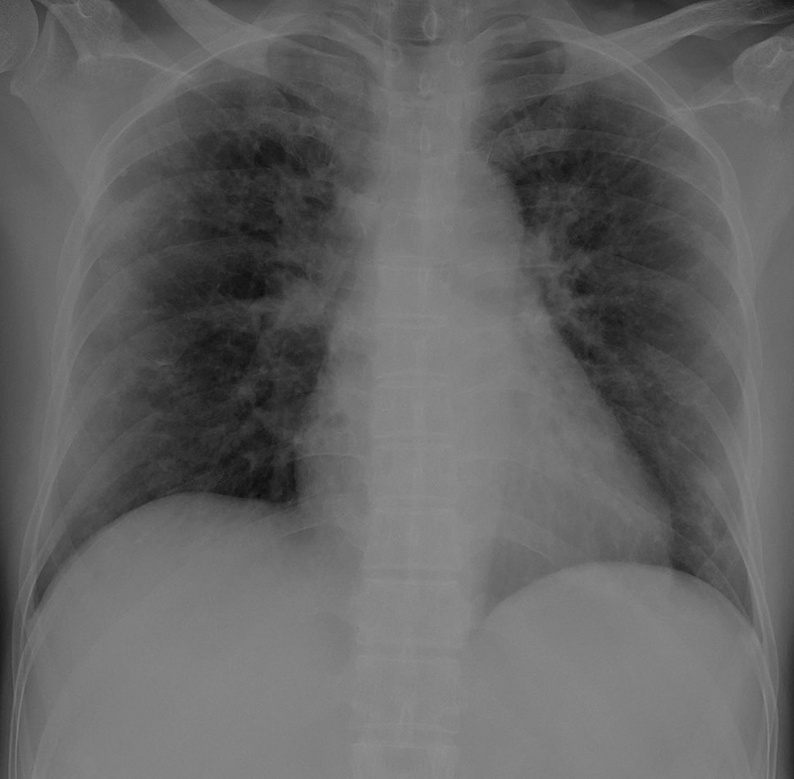
#> input picture dataset/covid/027.jpg, 794 x 779 px, shrunk from 968 x 950 before the run, found by its file name; its folder holds only this picture in this run; the run also reads 1 picture not shown here
$ jupyter execute 01_03_Preprocesing.ipynb   (shell and % lines are left out)   (text cells are left out)
#> lines starting #> are read from the running program, lines starting #| are printed output that depends on the picture; pictures that were not available may be replaced by others from this repository, and a replacement may not be noted
[cell 1]
from google.colab import drive as drive
drive.mount('/content/drive')

[cell 2]
# Access a public Github repos
# !rm -rf /content/COVID19_Pneumonia_Normal_Chest_Xray_PA # remove git clone
%cd '/content'

[cell 3]
import pandas as pd
import numpy as np
import os
import matplotlib.pyplot as plt
import cv2
from PIL import Image

[cell 4]
# @title
def DataSetSummary (local_path, tabs):
  # Take list of files & folders in local folder
  all_items = os.listdir(local_path)

  # Filter folder list
  folders = [item for item in all_items if os.path.isdir(os.path.join(local_path, item))]

  # Print summary information if folders > 0:
  if(len(folders) > 0):
    indent = '\t' * tabs
    print("{}Tổng số thư mục: {}".format(indent, len(folders)))
    for folder in folders:
      folder_path = os.path.join(local_path, folder)
      files_in_folder = len(os.listdir(folder_path))
      print("{}-Thư mục: {}, Số tệp: {}".format(indent, folder, files_in_folder))
      DataSetSummary(folder_path, tabs+1)

# DataSetSummary(local_path, 0)

[cell 5]
# import os

# Hierarchical local folder in Colab
repository_folder = ["COVID19_Pneumonia_Normal_Chest_Xray_PA"]

for folder in repository_folder:
    local_path = '/content/' + folder + '/dataset'
    DataSetSummary(local_path, 0)
    local_path = '/content/' + folder + '/sample'
    DataSetSummary(local_path, 0)

[cell 6]
%cd /content/drive/MyDrive/Colab Notebooks/Thesis/01_00_01

[cell 7]
# Set the path to your dataset
# dataset_path = '/content/COVID19_Pneumonia_Normal_Chest_Xray_PA/sample'
dataset_path = '/content/COVID19_Pneumonia_Normal_Chest_Xray_PA/dataset'

[cell 8]
import os

class Image:
    def __init__(self, path, label):
        # self.image = cv2.imread(path) # directly read
        self.path = path # only directory
        self.label = label

def load_images_from_folder(dataset_path):
    images = []
    # labels = [] # direct
    for class_name in os.listdir(dataset_path):
        class_folder_path = os.path.join(dataset_path, class_name)
        if os.path.isdir(class_folder_path):
            for image_name in os.listdir(class_folder_path):
                image_path = os.path.join(class_folder_path, image_name)
                img = Image(image_path, class_name)
                images.append(img)
#> pass 2 of the loop in load_images_from_folder, `for class_name in os.listdir(dataset_path):`:
                # labels.append(img.label) # direct
    # return images, labels # direct
    return images

images = load_images_from_folder(dataset_path)
# for class_name, imgs in images.items():
#     for img in imgs:
#         print(f"Path: {img.path}, Label: {img.label}")

[cell 9]
def load_images_from_folder(dataset_path, images_per_class=None):
    images = {}
    for class_name in os.listdir(dataset_path):
        class_folder_path = os.path.join(dataset_path, class_name)
        if os.path.isdir(class_folder_path):
            count = 0
            images[class_name] = []
            for image_name in os.listdir(class_folder_path):
                if images_per_class is None or count < images_per_class:
                    image_path = os.path.join(class_folder_path, image_name)
                    img = Image(image_path, class_name)
                    images[class_name].append(img)
                    count += 1
#> pass 2 of the loop in load_images_from_folder, `for class_name in os.listdir(dataset_path):`:
    return images

def imshow(images, images_per_class=None):
#> called with images_per_class = 10
    for class_name, imgs in images.items():
        plt.figure(figsize=(30,30))
        print(f'Class {class_name}')
        for i in range(min(images_per_class if images_per_class else len(imgs), len(imgs))):
            plt.subplot(1, images_per_class if images_per_class else len(imgs), i+1)
            img = cv2.imread(imgs[i].path)
#> img is the input picture: shape (779, 794, 3); min 10, max 144, mean 99.5
            # img = cv2.cvtColor(img, cv2.COLOR_BGR2RGB)
            plt.imshow(img)
            # plt.title(os.path.basename(imgs[i].path))
            plt.axis('off')
        plt.show()
#> pass 2 of the loop in imshow, `for class_name, imgs in images.items():`:
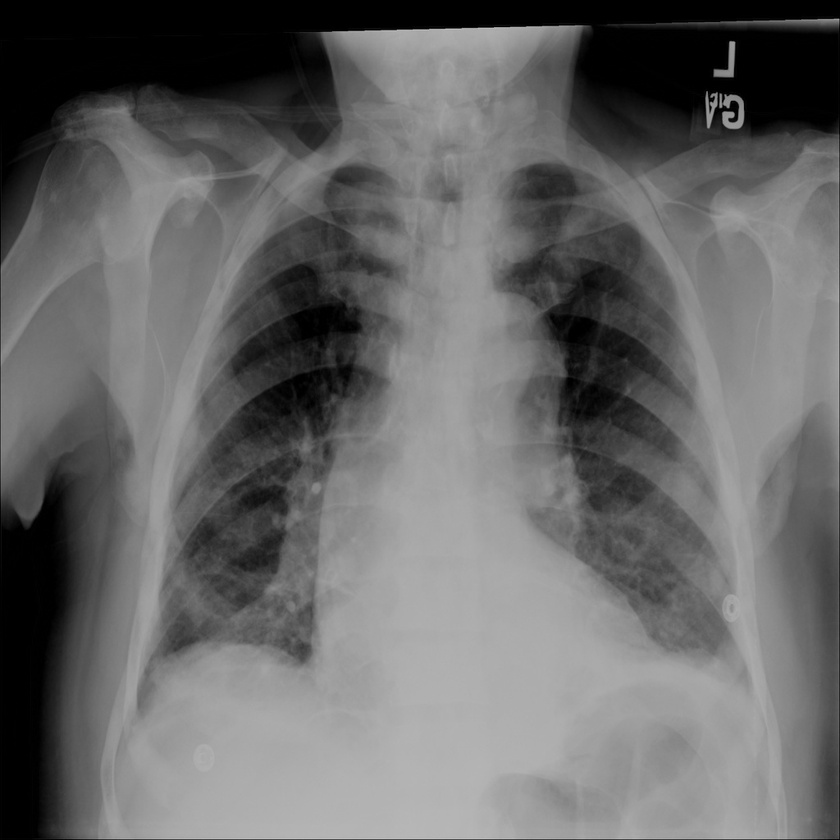
#> input picture dataset/normal/00000011_003.jpg, 840 x 840 px, shrunk from 1024 x 1024 before the run, found by its file name
#> in imshow, img is the input picture: shape (840, 840, 3); min 0, max 194, mean 103.6

# Example usage:
images = load_images_from_folder(dataset_path)
imshow(images, 10)

[cell 10]
images['normal'][0].path

[cell 11]
from PIL import Image

def get_image_specifications(image_path):
    # Open the image file
    with Image.open(image_path) as img:
        # Get image specifications
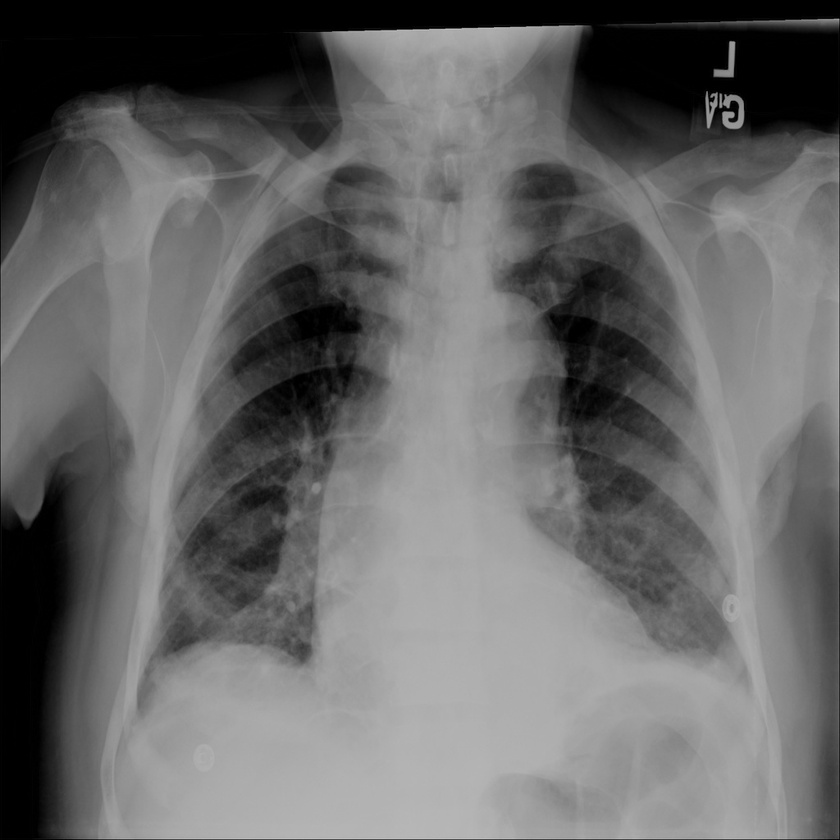
#> img: PIL image 840x840 L; min 0, max 194, mean 103.6
        image_format = img.format
#> image_format = 'JPEG'
        image_mode = img.mode
#> image_mode = 'L'
        image_size = img.size
#> image_size = (840, 840)
        image_width, image_height = img.size
#> image_width = 840; image_height = 840
        image_color = img.getcolors()
#> image_color = 195 pairs, first value 1 to 61392, second value 0 to 194

    return f"Image Format: {image_format}\nImage Mode: {image_mode}\nImage Size: {image_size} pixels (Width: {image_width}, Height: {image_height})\nImage Colors: {image_color}"

# Example usage:
# image_path = "/content/COVID19_Pneumonia_Normal_Chest_Xray_PA/sample/pneumonia/00001182_004.png"
image_path = images['normal'][0].path
image_specifications = get_image_specifications(image_path)
print(image_specifications)
#> (printed output is left out)

[cell 12]
# Convert strange format supported format with Tensorflow (JPEG, PNG, BMP, GIF)
from PIL import Image
import os

# dataset_path = 'path_to_your_dataset'

for foldername in os.listdir(dataset_path):
    folder_path = os.path.join(dataset_path, foldername)
    for filename in os.listdir(folder_path):
        if filename.endswith(('.jfif', '.tiff', '.tif')):
            print(f"Reformatting {filename} to JPG format...")
            img = Image.open(os.path.join(folder_path, filename))
            # Remove the extension from the filename
            base_filename = os.path.splitext(filename)[0]
            img.save(os.path.join(folder_path, base_filename + '.jpg'))
            print(f"Reformatted {filename} to JPG format.")
#> pass 2 of the loop `for foldername in os.listdir(dataset_path):`:
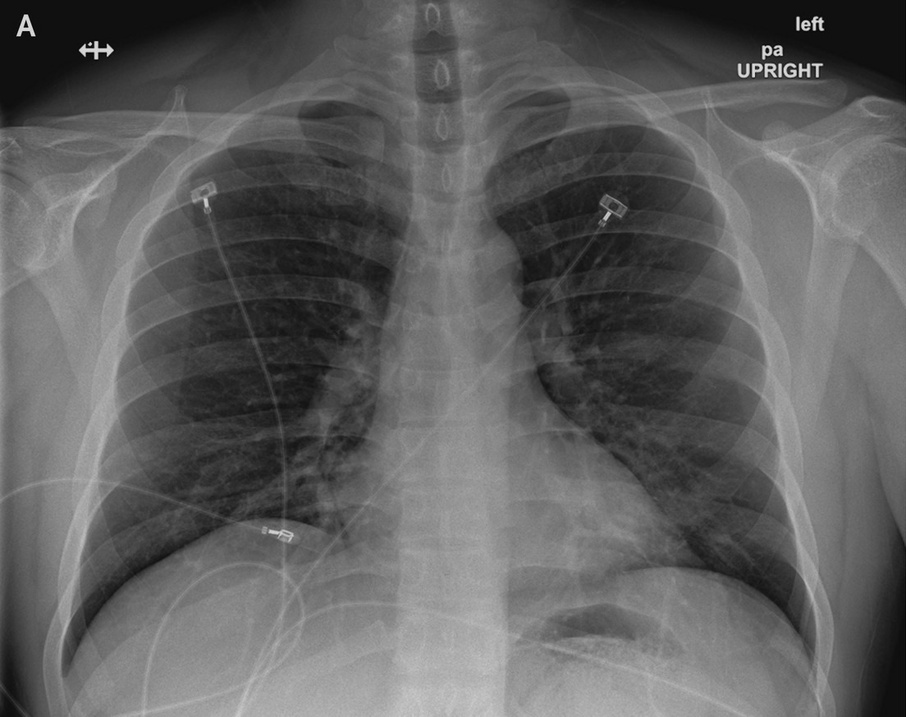
#> input picture sample/covid/012.jpg, 906 x 717 px, shrunk from 1104 x 874 before the run, given in place of 012.jpeg, which was not available
#> further down, img is the input picture: shape (717, 906); min 0, max 233, mean 95.7

[cell 13]
import os
import cv2
import numpy as np
import pywt
from shutil import copyfile

# Đường dẫn của dataset, có thể cần điều chỉnh
# dataset_path = '/content/COVID19_Pneumonia_Normal_Chest_Xray_PA/sample'

# Đường dẫn lưu trữ ảnh đã được xử lý
output_path = '/content/drive/MyDrive/Colab Notebooks/Thesis/Preprocessing/Massive_Wavelet_Denoising'

# Tạo thư mục output nếu nó chưa tồn tại
os.makedirs(output_path, exist_ok=True)

# Lấy danh sách thư mục con trong dataset
child_folders = os.listdir(dataset_path)


def wavelet_denoise(image):
    # Áp dụng biến đổi sóng 2D
    coeffs = pywt.dwt2(image, 'bior1.3')
    LL, (LH, HL, HH) = coeffs
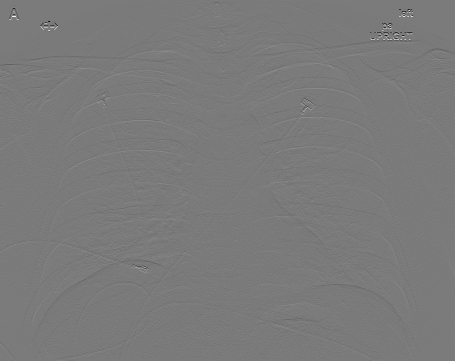
#> LH: shape (361, 455) float64; min -159.4, max 170.9, mean -0.1; drawn with min black and max white
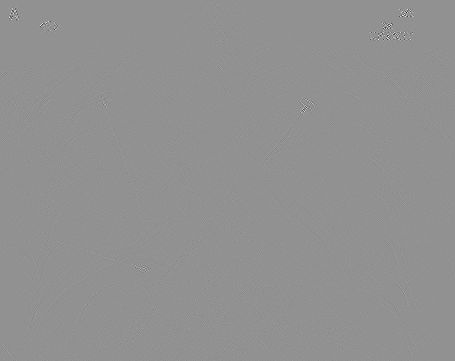
#> HH: shape (361, 455) float64; min -72, max 54, mean 0; drawn with min black and max white

    # Giảm nhiễu ở mức HH, LH, HL
    denoised_HH = pywt.threshold(HH, 0.5, mode='soft')
    denoised_LH = pywt.threshold(LH, 0.5, mode='soft')
    denoised_HL = pywt.threshold(HL, 0.5, mode='soft')
    thresh = np.std(LL)
#> thresh = 83.03
    LL = pywt.threshold(LL, thresh)
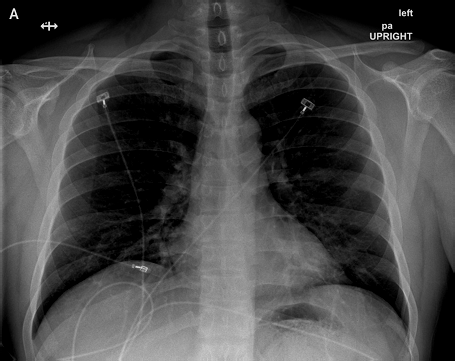
#> LL: shape (361, 455) float64; min 0, max 395, mean 111.7; drawn with min black and max white


    # Tạo lại ảnh từ các hệ số đã được xử lý
    coeffs = (LL, (denoised_LH, denoised_HL, denoised_HH))
    denoised_image = pywt.idwt2(coeffs, 'bior1.3')
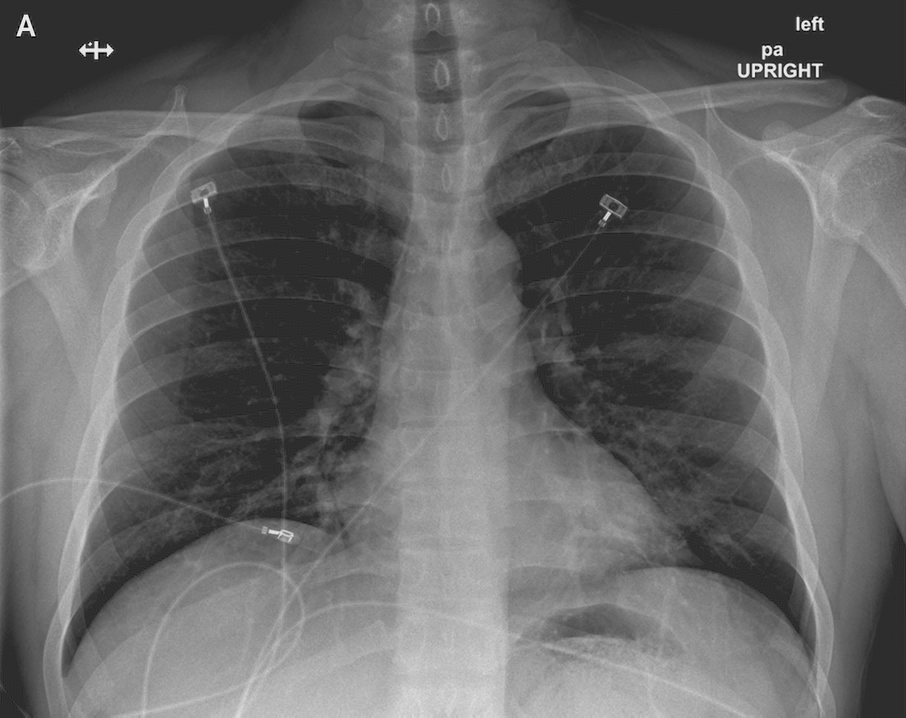
#> denoised_image: shape (718, 906) float64; min -41.33, max 191.4, mean 55.9; drawn with min black and max white

    return denoised_image
# [70 lines of commented-out code are left out]

[cell 14]
import cv2
import numpy as np
import pywt
# Đọc ảnh cần xử lý
image_path = '/content/COVID19_Pneumonia_Normal_Chest_Xray_PA/dataset/covid/012.jpeg'
img = cv2.imread(image_path, cv2.IMREAD_GRAYSCALE)

# Áp dụng biến đổi sóng và lọc nhiễu cho ảnh
denoised_image = wavelet_denoise(img)


# Hiển thị ảnh gốc và ảnh đã xử lý bằng Matplotlib
plt.figure(figsize=(10, 5))

# Ảnh gốc
plt.subplot(1, 2, 1)
plt.imshow(img, cmap='gray')
plt.title('Original Image')

# Ảnh đã xử lý
plt.subplot(1, 2, 2)
plt.imshow(denoised_image, cmap='gray')
plt.title('Denoised Image')

plt.show()

[cell 15]
# Counter for denoised images
denoised_count = 0

# Xử lý từng thư mục con
for folder in child_folders:

    # Tạo thư mục output cho thư mục con hiện tại
    output_folder = os.path.join(output_path, folder)
    os.makedirs(output_folder, exist_ok=True)

    # Lấy danh sách các tệp ảnh trong thư mục con hiện tại
    folder_path = os.path.join(dataset_path, folder)
    image_files = os.listdir(folder_path)

    # Xử lý từng tệp ảnh
    for image_file in image_files:
        # Đọc ảnh
        image_path = os.path.join(folder_path, image_file)
        img = cv2.imread(image_path, cv2.IMREAD_GRAYSCALE)
#> img: shape (779, 794); min 10, max 144, mean 99.5

        # Áp dụng biến đổi sóng và lọc nhiễu
        denoised_image = wavelet_denoise(img)
#> in wavelet_denoise (call 2), `LL, (LH, HL, HH) = coeffs`:
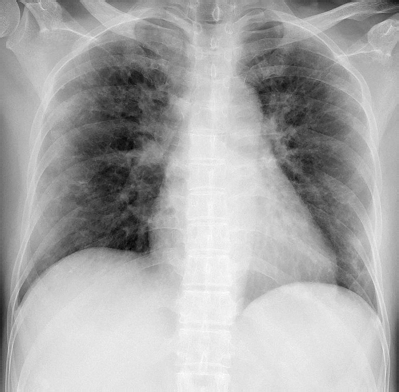
#> LL: shape (392, 399) float64; min 24.48, max 286.8, mean 198.9; drawn with min black and max white
#> in wavelet_denoise (call 2), `LL, (LH, HL, HH) = coeffs`:
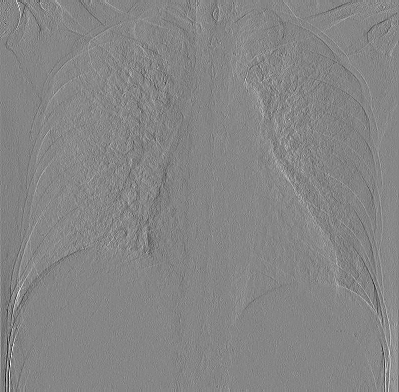
#> HL: shape (392, 399) float64; min -27.75, max 25.12, mean 0; drawn with min black and max white
#> in wavelet_denoise (call 2), `LL, (LH, HL, HH) = coeffs`:
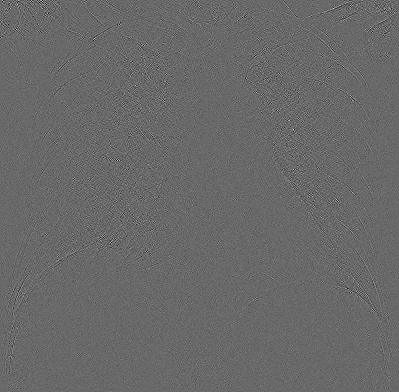
#> HH: shape (392, 399) float64; min -7, max 10, mean -3.84e-05; drawn with min black and max white
#> in wavelet_denoise (call 2), `thresh = np.std(LL)`: thresh = 56.24
#> in wavelet_denoise (call 2), `LL = pywt.threshold(LL, thresh)`:
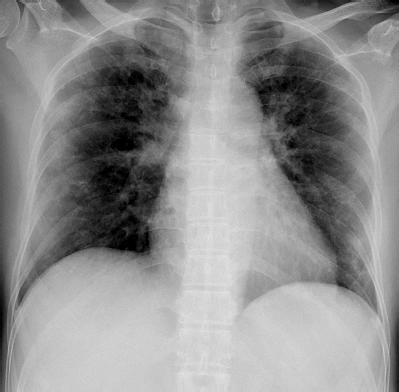
#> LL: shape (392, 399) float64; min 0, max 230.5, mean 142.6

        # Xuất ảnh đã xử lý ra thư mục output
        filename, extension = os.path.splitext(image_file)
        output_image_path = os.path.join(output_folder, filename + '.jpg')
        cv2.imwrite(output_image_path, denoised_image)
        # Increment the counter
        denoised_count += 1
    # Hiển thị số lượng ảnh đã được denoise
    print(f"Total images denoised: {denoised_count}")
#> pass 2 of the loop `for folder in child_folders:`:
#> in wavelet_denoise (call 3), `LL, (LH, HL, HH) = coeffs`:
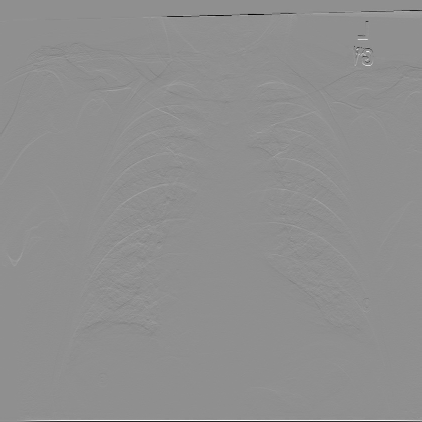
#> LH: shape (422, 422) float64; min -147.7, max 114.1, mean -0.2; drawn with min black and max white
#> HL: shape (422, 422) float64
#> HH: shape (422, 422) float64
#> denoised_HH: shape (422, 422) float64
#> denoised_LH: shape (422, 422) float64
#> denoised_HL: shape (422, 422) float64
#> thresh = 111.1
#> denoised_image: shape (840, 840) float64
#> `cv2.imwrite(output_image_path, denoised_image)`:
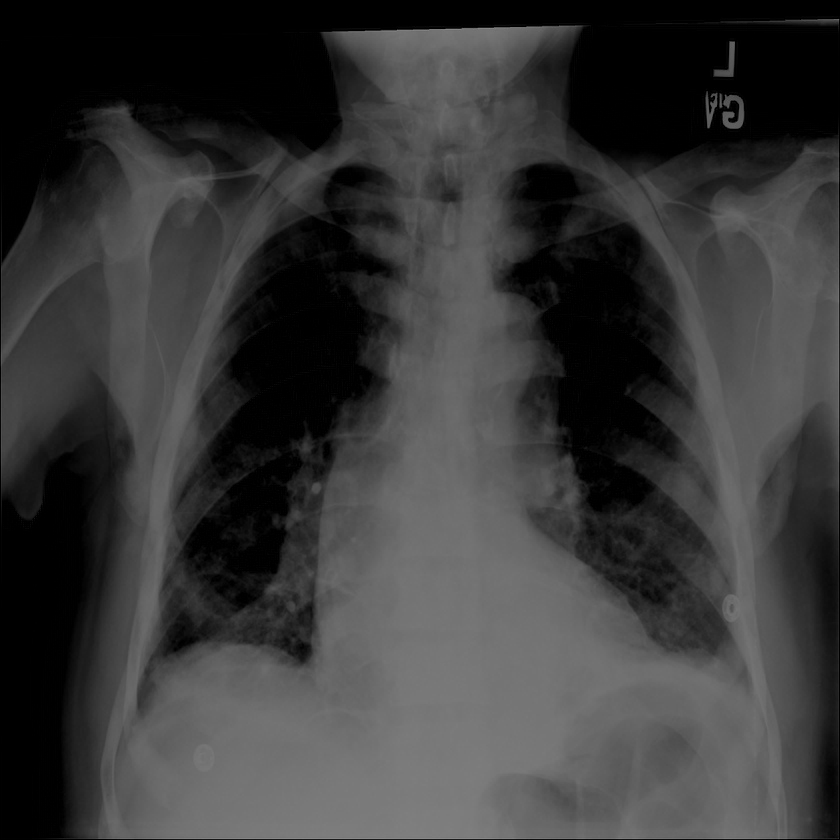
#> saved as 00000011_003.jpg: shape (840, 840); min 0, max 138, mean 56.7
